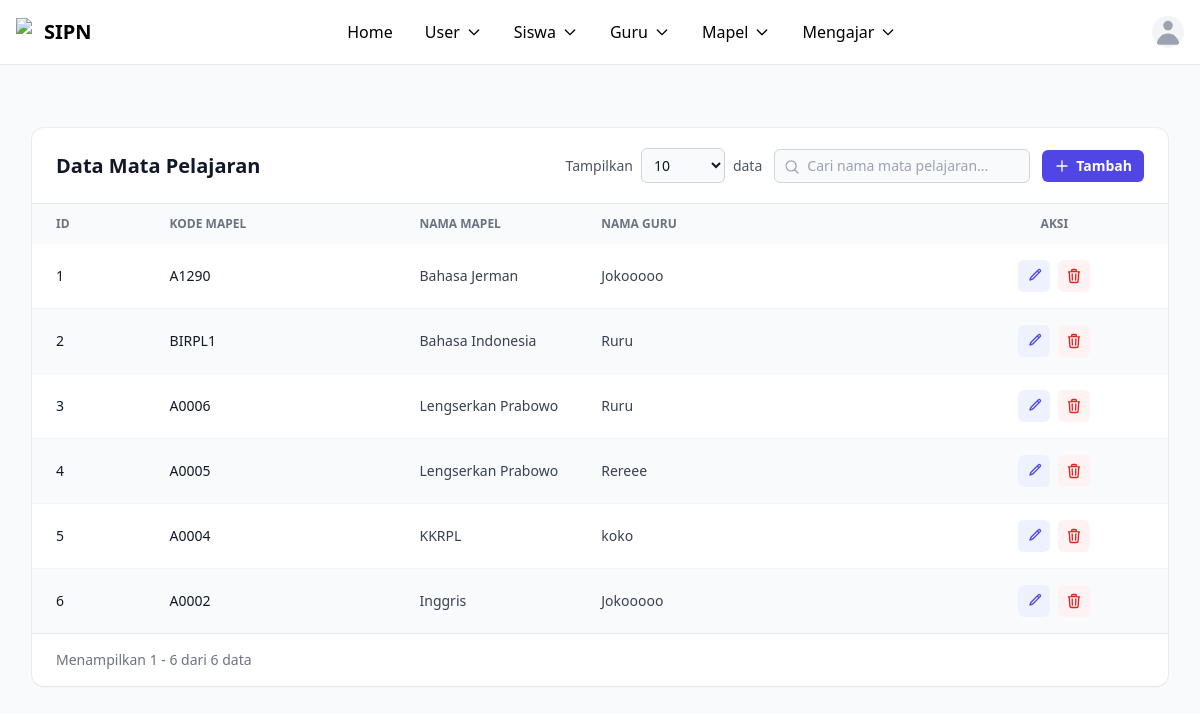
Page /daftar_mapel.php (signed in) on the committed database.
### tables this page shows
CREATE TABLE `mapel` (
  `id` int NOT NULL,
  `kode_mapel` varchar(100) NOT NULL,
  `nama_mapel` varchar(100) NOT NULL,
  `guru_id` int DEFAULT NULL
);

CREATE TABLE `guru` (
  `id` int NOT NULL,
  `nip` varchar(20) NOT NULL,
  `nama` varchar(100) NOT NULL,
  `jenis_kelamin` enum('L','P') NOT NULL,
  `user_id` int NOT NULL
);

### daftar_mapel.php (the view, shortened to what this page needs)
<!DOCTYPE html>
<html lang="en">
<head>
  <script src="https://cdn.tailwindcss.com"></script>
</head>
<body class="bg-gray-50 antialiased">
<?php
include "navbar.php";
include __DIR__ . "/kon.php";
$data = [];
$sql = "SELECT mapel.*, guru.nama AS nama_guru
        FROM mapel
        LEFT JOIN guru ON mapel.guru_id = guru.id
        ORDER BY mapel.id DESC";
$hasil = mysqli_query($conn, $sql);
while ($row = mysqli_fetch_assoc($hasil)) {
    $data[] = $row;
}
?>
<main class="mx-auto max-w-7xl px-4 pt-32 pb-10 sm:px-6 lg:px-8">
    <div class="bg-white shadow-sm ring-1 ring-gray-900/5 rounded-xl">
        <div class="flex flex-col gap-3 px-6 py-5 border-b border-gray-900/10 sm:flex-row sm:items-center sm:justify-between">
            <h1 class="text-xl font-bold text-gray-900">Data Mata Pelajaran</h1>
            <div class="flex flex-col gap-3 sm:flex-row sm:items-center">
                <div class="flex items-center gap-2">
                    <label for="showEntries" class="text-sm text-gray-600 whitespace-nowrap">Tampilkan</label>
                    <select id="showEntries" class="rounded-md bg-gray-50 border border-gray-300 text-sm text-gray-900 px-2 py-1.5 outline-none focus:ring-2 focus:ring-indigo-600">
                        <option value="10" selected>10</option>
                    </select>
                    <span class="text-sm text-gray-600 whitespace-nowrap">data</span>
                </div>
                <div class="relative">
                    <svg class="absolute left-2.5 top-2.5 size-4 text-gray-400" fill="none" viewBox="0 0 24 24" stroke-width="2" stroke="currentColor"><path stroke-linecap="round" stroke-linejoin="round" d="m21 21-5.2-5.2m0 0a7.5 7.5 0 1 0-10.6-10.6 7.5 7.5 0 0 0 10.6 10.6Z" /></svg>
                    <input id="searchInput" type="text" placeholder="Cari nama mata pelajaran..." class="w-full sm:w-64 rounded-md bg-gray-50 border border-gray-300 pl-8 pr-3 py-1.5 text-sm text-gray-900 outline-none focus:ring-2 focus:ring-indigo-600">
                </div>
                <a href="tambah_mapel.php" title="Tambah Mapel" aria-label="Tambah Mapel"
                   class="inline-flex items-center justify-center gap-1.5 rounded-md bg-indigo-600 px-3 py-1.5 text-sm font-semibold text-white hover:bg-indigo-500 transition-colors">
                    <svg class="size-4" fill="none" viewBox="0 0 24 24" stroke-width="2" stroke="currentColor"><path stroke-linecap="round" stroke-linejoin="round" d="M12 4.5v15m7.5-7.5h-15" /></svg>
                    Tambah
                </a>
            </div>
        </div>
        <div class="relative overflow-x-auto">
            <table class="w-full min-w-[720px] table-fixed text-sm text-left text-gray-700">
                <colgroup>
                    <col class="w-[10%]">
                    <col class="w-[22%]">
                    <col class="w-[16%]">
                    <col class="w-[32%]">
                    <col class="w-[20%]">
                </colgroup>
                <thead class="bg-gray-50 text-xs uppercase text-gray-500">
                    <tr>
                        <th scope="col" class="px-6 py-3 font-semibold">ID</th>
                        <th scope="col" class="px-6 py-3 font-semibold">Kode Mapel</th>
                        <th scope="col" class="px-6 py-3 font-semibold">Nama Mapel</th>
                        <th scope="col" class="px-6 py-3 font-semibold">Nama Guru</th>
                        <th scope="col" class="px-6 py-3 font-semibold text-center">Aksi</th>
                    </tr>
                </thead>
                <tbody id="tableBody" class="divide-y divide-gray-100">
                    <?php
                    $no = 1;
                    foreach ($data as $mapel):
                    ?>
                    <tr class="odd:bg-white even:bg-gray-50 hover:bg-indigo-50/60 transition-colors">
                        <td class="px-6 py-4 font-medium text-gray-900"><?php echo $no++; ?></td>
                        <td class="px-6 py-4 font-medium text-gray-900 truncate" title="<?php echo ($mapel['kode_mapel'] ?? ''); ?>"><?php echo ($mapel['kode_mapel'] ?? ''); ?></td>
                        <td class="px-6 py-4 whitespace-nowrap"><?php echo ($mapel['nama_mapel'] ?? ''); ?></td>
                        <td class="px-6 py-4 truncate" title="<?php echo ($mapel['nama_guru'] ?? ''); ?>"><?php echo ($mapel['nama_guru'] ?? '-'); ?></td>
                        <td class="px-6 py-4">
                            <div class="flex items-center justify-center gap-2">
                                <a href="edit_mapel.php?id=<?php echo $mapel['id']; ?>" title="Edit" aria-label="Edit"
                                   class="inline-flex items-center justify-center size-8 rounded-md bg-indigo-50 text-indigo-600 hover:bg-indigo-600 hover:text-white transition-colors">
                                    <svg class="size-4" fill="none" viewBox="0 0 24 24" stroke-width="2" stroke="currentColor">
                                        <path stroke-linecap="round" stroke-linejoin="round" d="m16.862 4.487 1.687-1.688a1.875 1.875 0 1 1 2.652 2.652L10.582 16.07a4.5 4.5 0 0 1-1.897 1.13L6 18l.8-2.685a4.5 4.5 0 0 1 1.13-1.897l8.932-8.931Zm0 0L19.5 7.125" />
                                    </svg>
                                </a>
                                <a href="delete_mapel.php?id=<?php echo $mapel['id']; ?>&page=daftar_mapel.php" title="Hapus" aria-label="Hapus"
                                   onclick="return confirm('Yakin ingin menghapus data ini?')"
                                   class="inline-flex items-center justify-center size-8 rounded-md bg-red-50 text-red-600 hover:bg-red-600 hover:text-white transition-colors">
                                </a>
                            </div>
                        </td>
                    </tr>
                    <?php endforeach; ?>
                </tbody>
            </table>
        </div>
        <div class="flex flex-col gap-3 px-6 py-4 border-t border-gray-900/10 sm:flex-row sm:items-center sm:justify-between">
            <p id="entriesInfo" class="text-sm text-gray-500"></p>
        </div>
    </div>
</main>
</body>
</html>

### rows in the picture
mapel: kode_mapel "A1290", nama_mapel "Bahasa Jerman", guru.nama "Jokooooo"
mapel: kode_mapel "BIRPL1", nama_mapel "Bahasa Indonesia", guru.nama "Ruru"
mapel: kode_mapel "A0006", nama_mapel "Lengserkan Prabowo", guru.nama "Ruru"
mapel: kode_mapel "A0005", nama_mapel "Lengserkan Prabowo", guru.nama "Rereee"
mapel: kode_mapel "A0004", nama_mapel "KKRPL", guru.nama "koko"
mapel: kode_mapel "A0002", nama_mapel "Inggris", guru.nama "Jokooooo"
